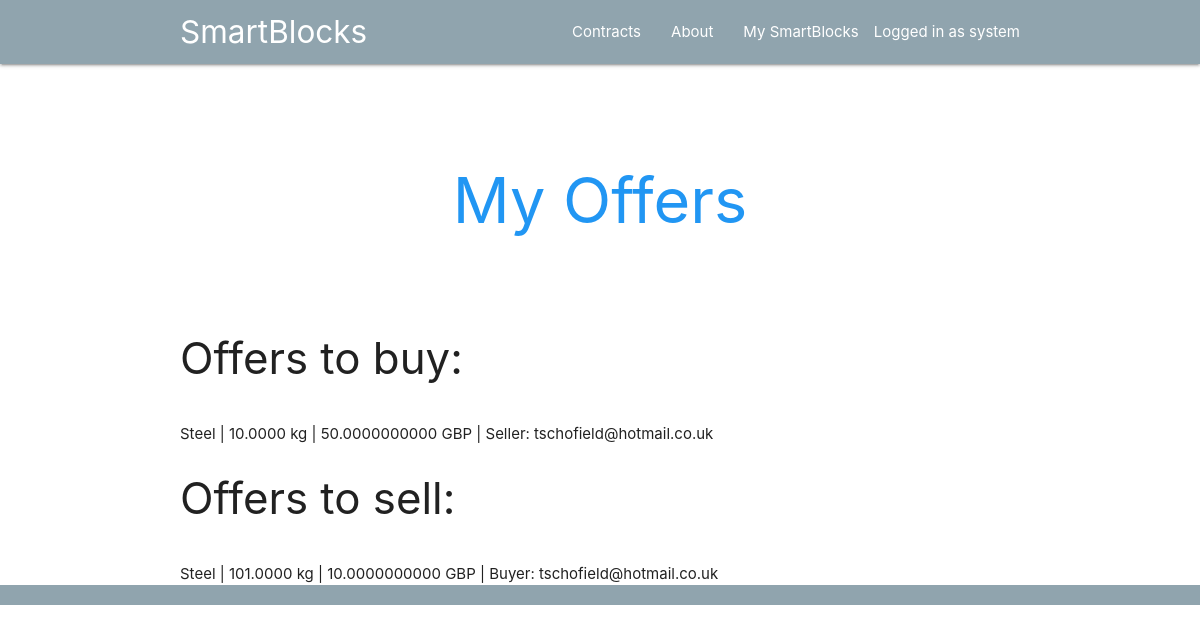
The app's page /webapp/myOffers/ (signed in) with its own data.
### webapp/models.py (models this page shows)
class Offer(models.Model):
    buyer = models.ForeignKey(settings.AUTH_USER_MODEL, on_delete=models.CASCADE, related_name="b",null=True)
    seller = models.ForeignKey(settings.AUTH_USER_MODEL, on_delete=models.CASCADE, related_name="s", null=True)
    asset_name = models.CharField(max_length=100)
    quantity = models.DecimalField(default=0, max_digits=20,decimal_places=4)
    unit = models.CharField(max_length=10)
    price = models.DecimalField(default=0, max_digits=30, decimal_places=10)
    GBP = 'GBP'
    USD = 'USD'
    BTC = 'BTC'
    CURRENCY_CHOICES = ((GBP, 'GBP'), (USD, 'USD'), (BTC, 'BTC'))
    currency = models.CharField(max_length=3, choices=CURRENCY_CHOICES, default=GBP)
    BUY = 'Buy'
    SELL = 'Sell'
    CONTRACT_CHOICES = ((BUY, 'BUY'),(SELL, 'SELL'))
    contract_type = models.CharField(max_length=4, choices=CONTRACT_CHOICES, default=BUY)
    location = models.CharField(max_length=8)
    completion_date = models.DateField()
    contract = models.TextField()

### webapp/views.py (the view)
# urls.py: path('myOffers/', views.myOffers, name='myOffers'),
@login_required
def myOffers(request):
    user = request.user
    buy_offers = Offer.objects.filter(buyer=user)
    sell_offers = Offer.objects.filter(seller=user)
    return render(request, 'webapp/myOffers.html', {'buy_offers':buy_offers,'sell_offers':sell_offers})

### webapp/templates/webapp/myOffers.html (shortened to what this page needs)
{% extends 'base.html' %}
{% block header %}
      <h1 class="header center blue-text">My Offers</h1>
{% endblock %}
{% block content %}
<h3>Offers to buy:</h3><br>
{% if buy_offers.first is not None %}
{% for offer in buy_offers %}
{{ offer.asset_name }} | {{ offer.quantity }} {{ offer.unit }} | {{ offer.price }} {{ offer.currency }} | Seller: {{offer.seller}}
{% endfor %}
{% else %}
There are no buy offers at this time.
{% endif %}
<br>
<h3>Offers to sell:</h3><br>
{% if sell_offers.first is not None %}
{% for offer in sell_offers %}
{{ offer.asset_name }} | {{ offer.quantity }} {{ offer.unit }} | {{ offer.price }} {{ offer.currency }} | Buyer: {{offer.buyer}}
{% endfor %}
{% else %}
There are no sell offers at this time.
{% endif %}
{% endblock %}

### webapp/templates/base.html (shortened to what this page needs)
{% load static %}
<!DOCTYPE html>
<html lang="en">
<head>
  <link href="{% static 'webapp/css/materialize.min.css' %}" type="text/css" rel="stylesheet" media="screen,projection"/>
  <link href="{% static 'webapp/css/style.css' %}" type="text/css" rel="stylesheet" media="screen,projection"/>
</head>
<body>
  <nav class="blue-grey lighten-2" role="navigation">
    <div class="nav-wrapper container"><a id="logo-container" href="{% url 'webapp:index' %}" class="brand-logo">SmartBlocks</a>
      <ul class="right hide-on-med-and-down">
      <li><a class='dropdown-trigger' data-target='dropdown1'>Contracts</a></li>
      <li><a href="{% url 'webapp:about' %}">About</a></li>
      <li><a href="{% url 'webapp:mySmartBlocks' %}">My SmartBlocks</a></li>
      {% if user.is_authenticated %}
      <li>Logged in as {{ request.user }}</li>
      {% else %}
      </li>Not logged in</li>
      {% endif %}
      </ul>
    </div>
  </nav>
  <div class="section no-pad-bot" id="index-banner">
    <div class="container">
    <br><br>
       {% block header %}
      {% endblock %}
      <br><br>
    </div>
  </div>
  <div class="container">
      {% block content %}
      {% endblock %}
  </div>
  <footer class="page-footer blue-grey lighten-2">
  </footer>
  </body>
</html>

### records on screen
Offer: asset_name "Steel", quantity "10.0000", unit "kg", price "50.0000000000", currency "GBP", seller "tschofield@hotmail.co.uk"
Offer: asset_name "Steel", quantity "101.0000", unit "kg", price "10.0000000000", currency "GBP", buyer "tschofield@hotmail.co.uk"

### other values on screen
{{ request.user }} "system"
